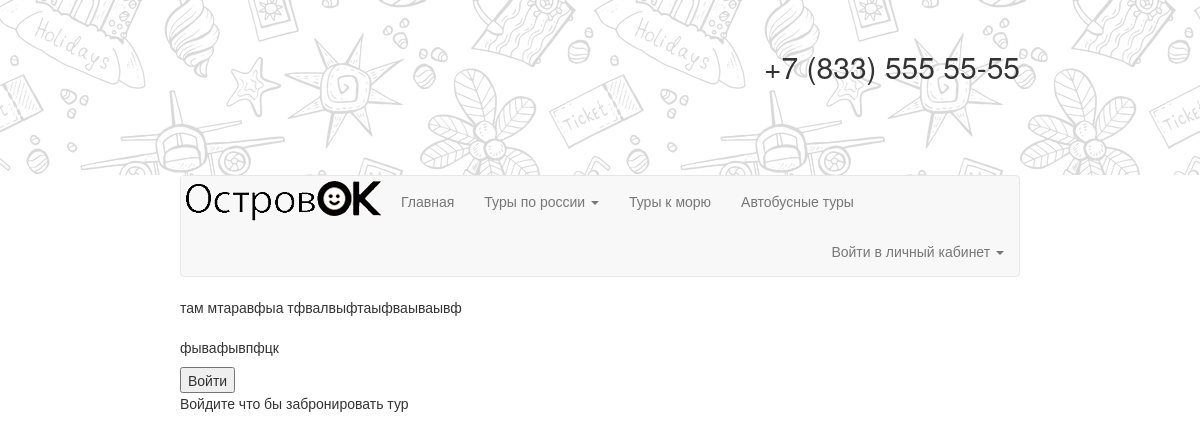
The page /Travel/regions/region_city/1/tour/1/ on the database as committed earlier.
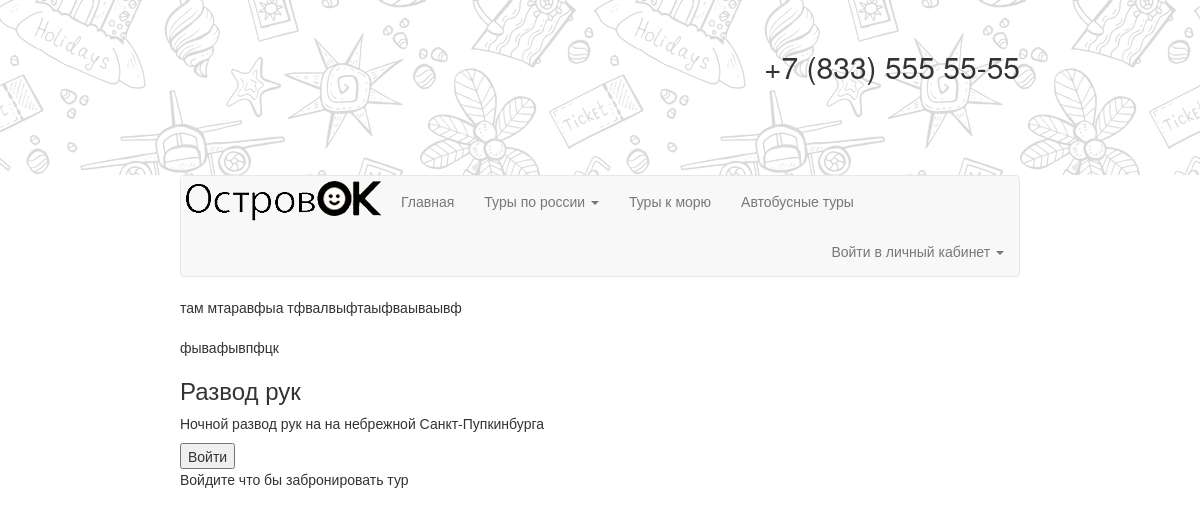
The same page on the database as committed later.
### Travel/models.py (models this page shows, shortened)
class Tour(models.Model):
	name = models.CharField('Название тура', max_length = 50)
	city = models.ForeignKey(City, null = True, on_delete = models.SET_NULL, verbose_name = "Город")
	hotel = models.ForeignKey(Hotel, null = True, on_delete = models.SET_NULL, verbose_name = 'Отель')
	date = models.DateField("Дата заезда")
	days = models.IntegerField('Количество дней')
	price = models.IntegerField("Цена путевки")
	text = models.TextField('Описание')

### Travel/views.py (the view)
# urls.py: url(r'^regions/region_city/(?P<region_id>[0-9]+)/tour/(?P<tour_id>[0-9]+)/$', views.tour, name = 'tour'),
def tour(request, tour_id = None, region_id = None):
    tour = Tour.objects.all()
    return render(request, 'Travel/tour.html', {'tour': tour})

### Travel/templates/Travel/tour.html (shortened to what this page needs)
{% extends "base.html" %}
{% block content %}
	{% for tour in tour %}
    <h3>{{ tour.name }}</h3>
    <p>
        {{tour.text}}
    </p>
	{% endfor %}
	{% if request.user.is_authenticated %}
        <form>
            <input type="submit" value="Забронировать" type="hidden">
        </form>
    {% else %}
        <form action="/Travel/login/">
            <input type="submit" value = "Войти" type = "hidden"/>
            <p>Войдите что бы забронировать тур</p>
        </form>
    {% endif %}
{% endblock %}

Rows that differ between the two databases and show on the page:
added Tour: name "Развод рук", text "Ночной развод рук на на небрежной Санкт-Пупкинбурга"
